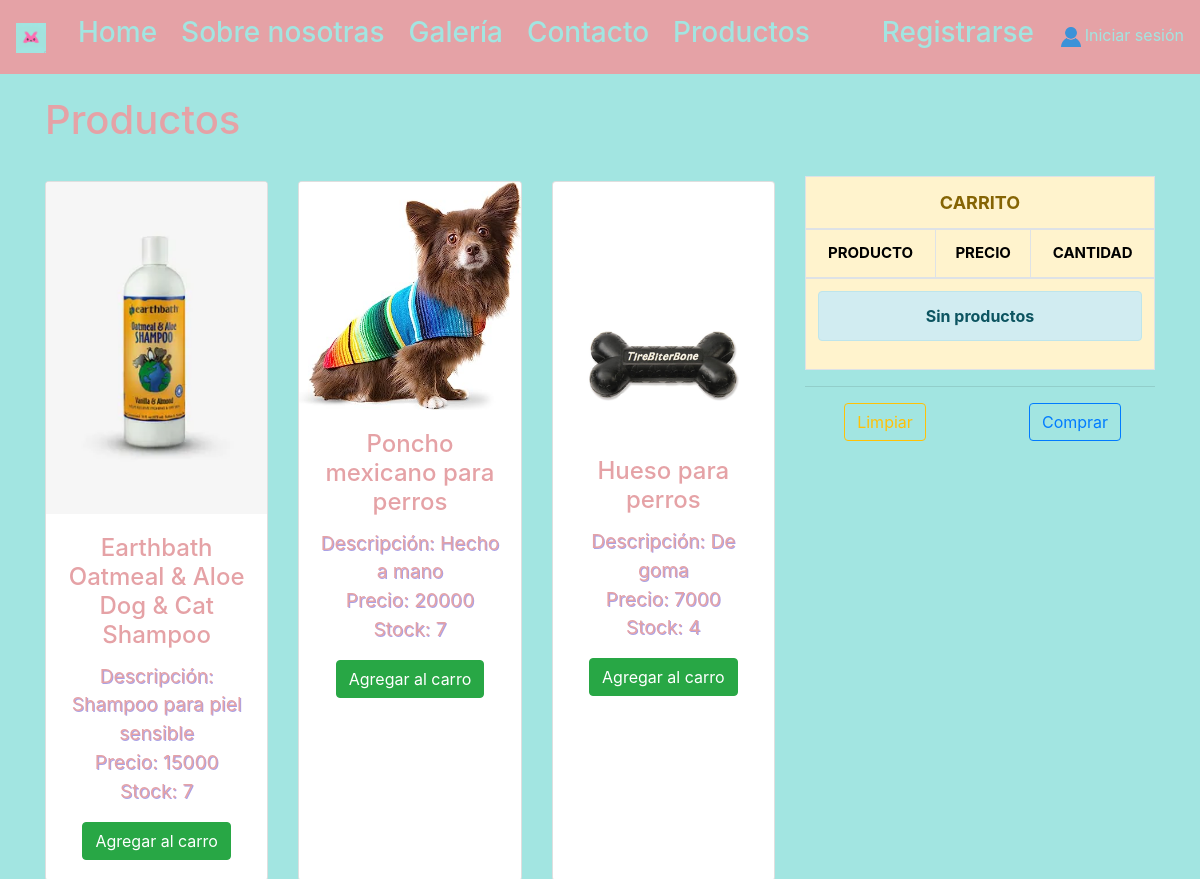
/products/ (upper part), run on an earlier commit of the app's database.
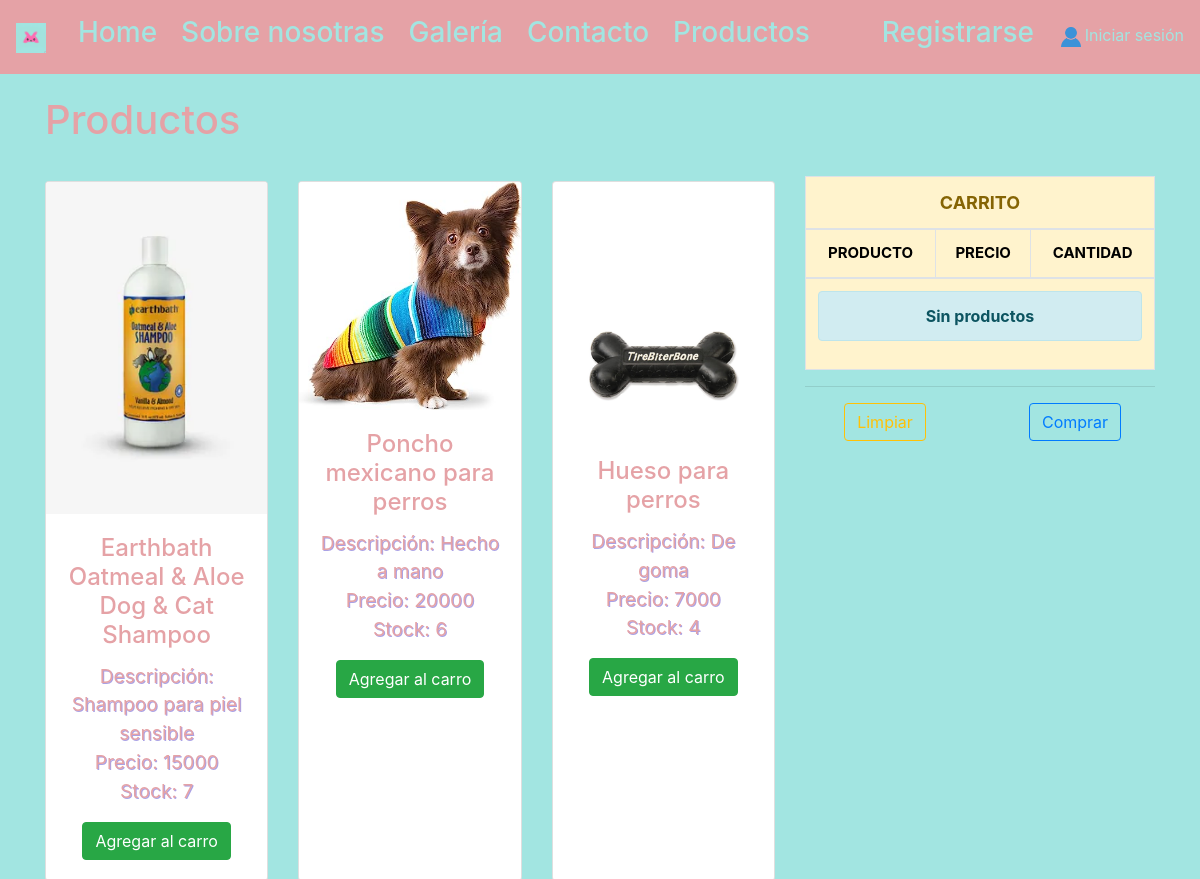
And on a later commit of the database.
### mascotas/models.py (models this page shows, shortened)
class Producto(models.Model):
    idProducto = models.IntegerField(primary_key=True, verbose_name="ID de producto")
    nombreProducto = models.CharField(
        max_length=50, blank=True, verbose_name="Nombre de producto"
    )
    descripcionProducto = models.CharField(
        max_length=50, blank=True, verbose_name="Descripcion de producto"
    )
    precioProducto = models.IntegerField(blank=True, verbose_name="Precio de producto")
    stockProducto = models.IntegerField(blank=True, verbose_name="Stock de producto")
    imagenProducto = models.ImageField(
        upload_to="imagenes", null=True, blank=True, verbose_name="Imagen de producto"
    )
    categoriaProducto = models.ForeignKey(categoriaProducto, on_delete=models.CASCADE)

### mascotas/views.py (the view)
# urls.py: path("products/", views.paginacion, name="products"),
def paginacion(request):
    productos = Producto.objects.all()
    paginator = Paginator(productos, 10)
    page_number = request.GET.get("page")
    page_obj = paginator.get_page(page_number)
    return render(request, "products.html", {"page_obj": page_obj})

### mascotas/context_processor.py (called while the page is built, shortened)
def total_carrito(request):
    total = 0
    return {"total_carrito": int(total)}

### mascotas/templates/products.html (shortened to what this page needs)
{% extends 'base.html' %}
{% block content %}
<!DOCTYPE html>
<html lang="en">
<head>
    {% load static %}
    <link rel="stylesheet" href="{% static 'css/bootstrap.min.css'%}" type="text/css">
    <link rel="stylesheet" href="{% static 'css/style.css'%}" type="text/css">
</head>
<body class="mt-5">
    <div class="container mt-5">
        <h1>Productos</h1><br>
        <div class="row">
            <div class="col-md-8">
                <div class="row" style="padding: 5px 0;">
                    <div class="col-md-12">
                        <div class="row">
                            {% for producto in page_obj %}
                            <div class="col-md-4 d-flex align-items-stretch">
                                <div class="card text-center">
                                    {% if producto.imagenProducto %}
                                    <img src="{{ producto.imagenProducto.url }}"
                                        class="card-img-top img-fluid w-100 h-40 object-fit-fill">
                                    {% else %}
                                    <img src="{% static 'img/sinfoto.webp' %}"
                                        class="card-img-top mx-auto object-fit-cover">
                                    {% endif %}
                                    <div class="card-body">
                                        <h4 class="card-title">
                                            {{ producto.nombreProducto }}
                                        </h4>
                                        <p class="card-text">
                                            Descripción: {{ producto.descripcionProducto }}<br>
                                            Precio: {{ producto.precioProducto }}<br>
                                            Stock: {{ producto.stockProducto }} <br>
                                        </p>
                                        <a href="{% url 'agregar' producto.idProducto %}"
                                            class="btn btn-success">Agregar al carro</a>
                                    </div>
                                </div>
                            </div>
                            {% endfor %}
                        </div>
                    </div>
                </div>
            </div>
            <div class="col-md-4">
                {% include "carrito.html" %}
            </div>
        </div>
    </div>
</body>
</html>
{% endblock %}

What changed in the data, as far as the page shows it:
changed Producto "Poncho mexicano para perros": stockProducto "7" → "6"
